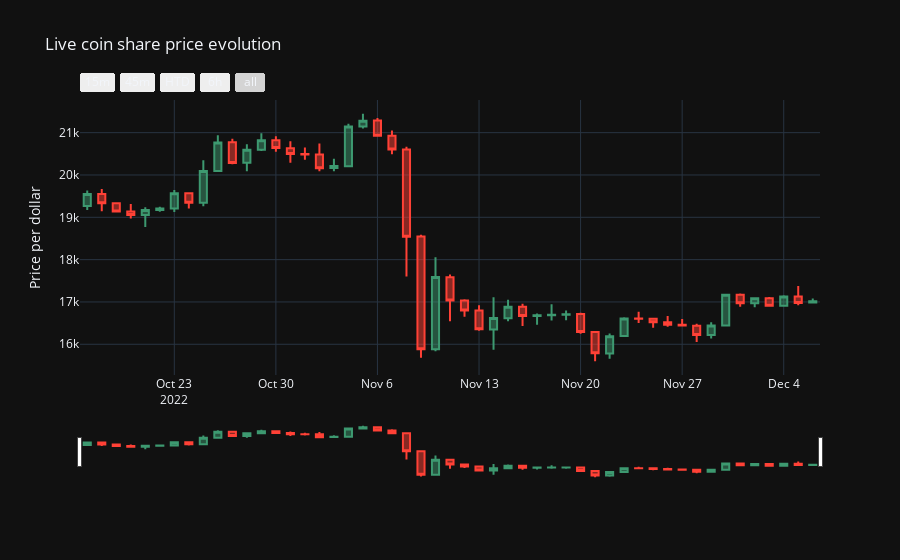

Notebook code for this chart:
### Code cell
data('BTC-USD','1200h','1d')
